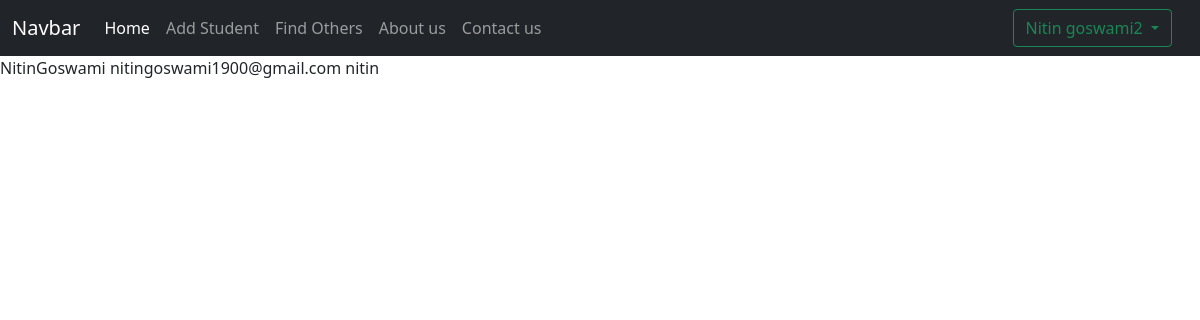
Page /profile/1 (signed in) on the committed database.
### user/models.py (models this page shows, shortened)
class User(AbstractUser):
    email = models.EmailField(unique=True)
    address = models.TextField()
    image = models.ImageField(upload_to="user/profile")
    phone = models.CharField(max_length=20)
    USERNAME_FIELD = 'email'
    REQUIRED_FIELDS = []
    object = CustomUserManager()

### user/views.py (the view)
# urls.py: path('profile/<int:id>', views.profile, name="profile")
def profile(request, *args, **kwargs):
    if request.user.is_authenticated:
        id = kwargs.get('id')
        payload = {}
        try:
            query_user = User.objects.get(pk = id)
        except User.DoesNotExist:
            return HttpResponse("User not available")
        payload['query_user'] = query_user
        return render(request, "profile.html", payload)
    else:
        return redirect("/login")

### user/templates/profile.html (shortened to what this page needs)
{% extends 'base.html' %}
{% block code %}
{{query_user.first_name}}{{query_user.last_name}}
{{query_user.email}}
{{query_user.username}}
{% endblock code %}

### user/templates/base.html (shortened to what this page needs)
<!DOCTYPE html>
<html lang="en">
<head>
    <link href="https://cdn.jsdelivr.net/npm/bootstrap@5.1.3/dist/css/bootstrap.min.css" rel="stylesheet"
 />
</head>
<body>
    <nav class="navbar navbar-expand-lg navbar-dark bg-dark">
        <div class="container-fluid">
            <a class="navbar-brand" href="#">Navbar</a>
            <div class="collapse navbar-collapse" id="navbarSupportedContent">
                <ul class="navbar-nav me-auto mb-2 mb-lg-0">
                    <li class="nav-item">
                        <a class="nav-link active" aria-current="page" href="/">Home</a>
                    </li>
                    <li class="nav-item">
                        <a class="nav-link" href="/create_student">Add Student</a>
                    </li>
                    <li class="nav-item">
                        <a class="nav-link" href="/others">Find Others</a>
                    </li>
                    <li class="nav-item">
                        <a class="nav-link" href="/about">About us</a>
                    </li>
                    <li class="nav-item">
                        <a class="nav-link" href="/contact">Contact us</a>
                    </li>
                </ul>
                {% if user.is_authenticated %}
                <div class="btn-group mx-3">
                    <button type="button" class="btn btn-outline-success dropdown-toggle" data-bs-toggle="dropdown" aria-expanded="false">
                      {{user.first_name}} {{user.last_name}}
                    </button>
                  </div>
                {% endif %}
            </div>
        </div>
    </nav>
    {% block code %} {% endblock code %}
</body>
</html>

### rows in the picture
User: first_name "Nitin", last_name "goswami2"
User: first_name "Nitin", last_name "Goswami", email "nitingoswami1900@gmail.com", username "nitin"
